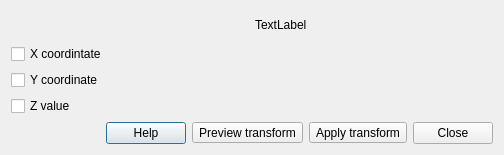
<?xml version="1.0" encoding="UTF-8"?>
<ui version="4.0">
 <class>QgsMeshTransformCoordinatesDialogBase</class>
 <widget class="QDialog" name="QgsMeshTransformCoordinatesDialogBase">
  <property name="enabled">
   <bool>true</bool>
  </property>
  <property name="geometry">
   <rect>
    <x>0</x>
    <y>0</y>
    <width>504</width>
    <height>155</height>
   </rect>
  </property>
  <property name="windowTitle">
   <string notr="true">Dialog</string>
  </property>
  <layout class="QGridLayout" name="gridLayout">
   <item row="3" column="0">
    <widget class="QCheckBox" name="mCheckBoxZ">
     <property name="text">
      <string>Z value</string>
     </property>
    </widget>
   </item>
   <item row="1" column="1">
    <widget class="QgsExpressionLineEdit" name="mExpressionEditX" native="true"/>
   </item>
   <item row="4" column="0" colspan="2">
    <layout class="QHBoxLayout" name="horizontalLayout">
     <property name="sizeConstraint">
      <enum>QLayout::SetDefaultConstraint</enum>
     </property>
     <item>
      <widget class="QDialogButtonBox" name="mButtonHelp">
       <property name="standardButtons">
        <set>QDialogButtonBox::Help</set>
       </property>
      </widget>
     </item>
     <item>
      <widget class="QToolButton" name="mButtonPreview">
       <property name="text">
        <string>Preview transform</string>
       </property>
      </widget>
     </item>
     <item>
      <widget class="QToolButton" name="mButtonApply">
       <property name="text">
        <string>Apply transform</string>
       </property>
      </widget>
     </item>
     <item>
      <widget class="QPushButton" name="mButtonClose">
       <property name="text">
        <string>Close</string>
       </property>
      </widget>
     </item>
    </layout>
   </item>
   <item row="3" column="1">
    <widget class="QgsExpressionLineEdit" name="mExpressionEditZ" native="true"/>
   </item>
   <item row="1" column="0">
    <widget class="QCheckBox" name="mCheckBoxX">
     <property name="text">
      <string>X coordintate</string>
     </property>
    </widget>
   </item>
   <item row="2" column="1">
    <widget class="QgsExpressionLineEdit" name="mExpressionEditY" native="true"/>
   </item>
   <item row="2" column="0">
    <widget class="QCheckBox" name="mCheckBoxY">
     <property name="text">
      <string>Y coordinate</string>
     </property>
    </widget>
   </item>
   <item row="0" column="1">
    <widget class="QLabel" name="mLabelInformation">
     <property name="text">
      <string>TextLabel</string>
     </property>
    </widget>
   </item>
  </layout>
 </widget>
 <customwidgets>
  <customwidget>
   <class>QgsExpressionLineEdit</class>
   <extends>QWidget</extends>
   <header>qgsexpressionlineedit.h</header>
   <container>1</container>
  </customwidget>
 </customwidgets>
 <resources/>
 <connections/>
</ui>
